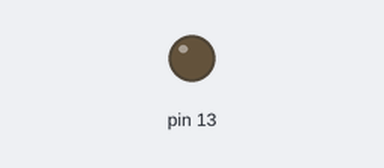
The sketch below on a simulated Arduino Uno, built with avr-gcc and run on an emulated ATmega328P. Shown: output pins drawn as LEDs (lit = HIGH). What the sketch prints to the serial monitor is not drawn.

Above: at 0.1 s.
At 6.7 s:
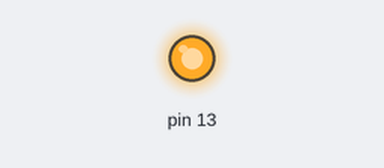
Timing chart, 0 to 8.3 s (numbered marks = the images above):
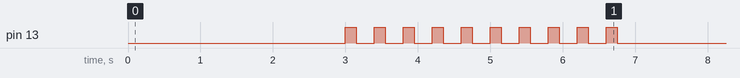

The sketch:

test_Serial_availableForWrite.ino
```cpp
#include <SoftwareSerial.h>

int outputBufSize = 0;

SoftwareSerial mySerial(10, 11); // RX, TX

void setup() {
  Serial.begin(9600);
  while (!Serial) {
  }
  outputBufSize = Serial.availableForWrite();
  delay(3000);
  while (Serial.available()) {
    Serial.read();
  }
  mySerial.begin(9600);
  handleError(10);
}

void handleError(byte errNo) {
  pinMode(13, OUTPUT);
  for (int i = 0; i < errNo; i++) {
    digitalWrite(13,HIGH);
    delay(150);
    digitalWrite(13,LOW);
    delay(250);
  }
  delay(6000);
}

int c = 0;
int s = 9600;

void loop() {
  mySerial.println("start");
  int bytesToWrite = (++c);
  c = c % 12;
  if (c == 0) {
    s = s == 9600 ? 1200 : 9600;
    Serial.end();
    Serial.begin(s);
    while (!Serial) {}
    mySerial.print("new speed: ");
    mySerial.println(s, DEC);
  }
  mySerial.print("b2w=");
  mySerial.println(bytesToWrite, DEC);
  mySerial.flush();

  for (int i = 0; i < bytesToWrite; i++) {
    Serial.write(0xFF);
  }

  /*int z = 0;
  while(Serial.availableForWrite() != outputBufSize) {
    z++;
  }*/
  /*int z = millis();
  Serial.flush();
  z = millis() - z;*/
  int z = 0;
  while (Serial.flush2()) {
    z++;
  }

  mySerial.print("Z="); // make sure that this counter has some value for single byte and twice as much for two bytes and so on...
  mySerial.println(z, DEC);
  mySerial.println("end");
  mySerial.println();
  //mySerial.flush();
  delay(6000);
}
```
